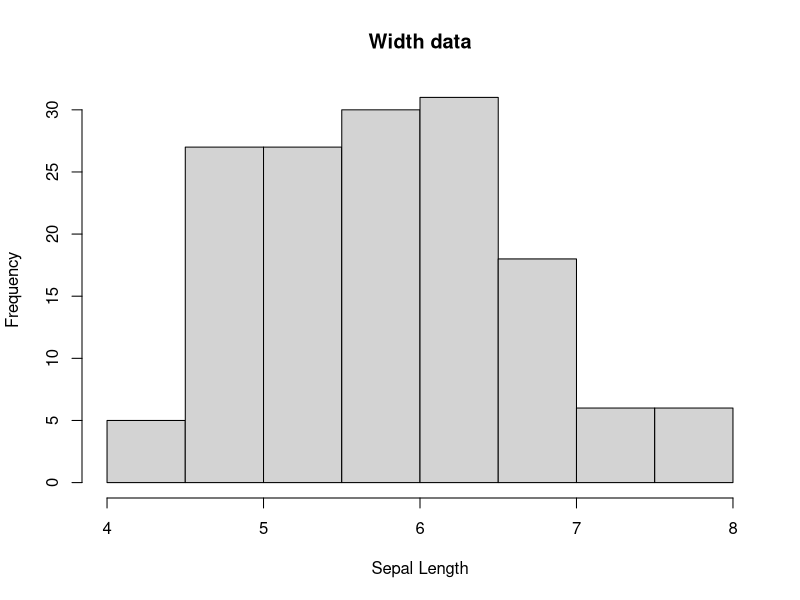
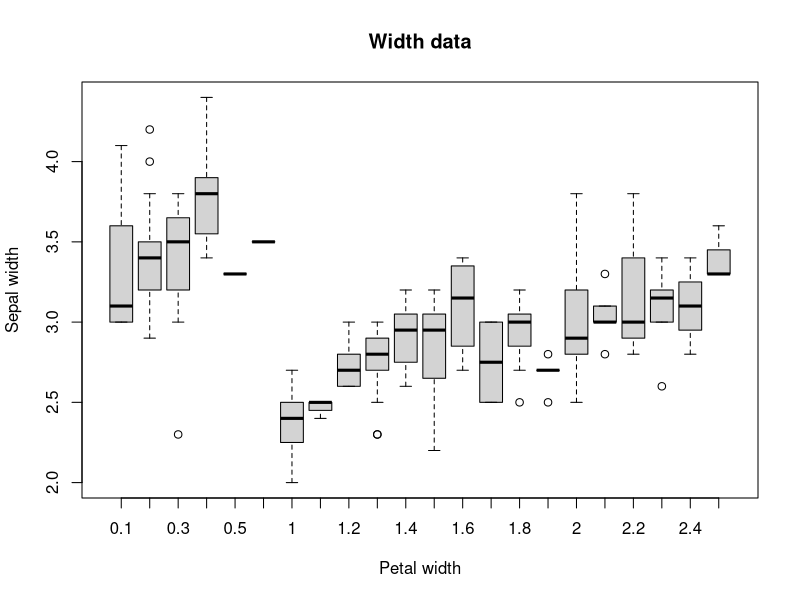
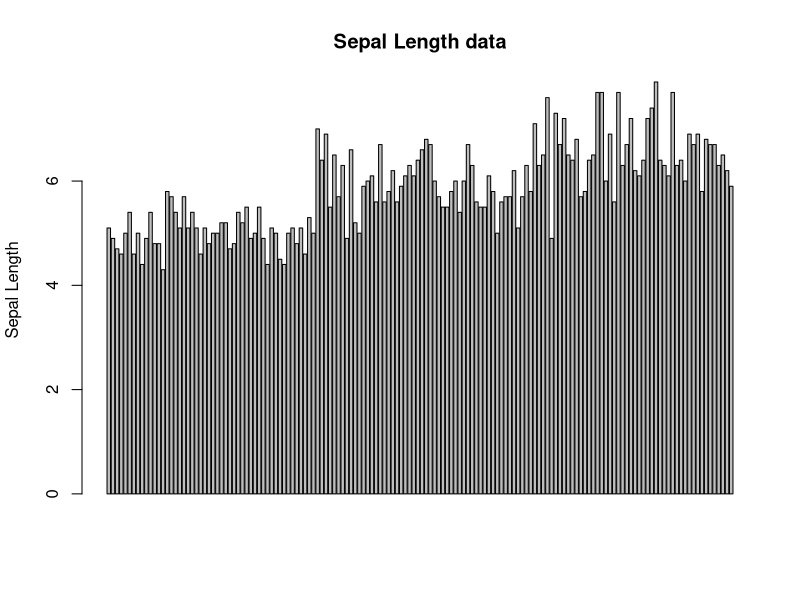
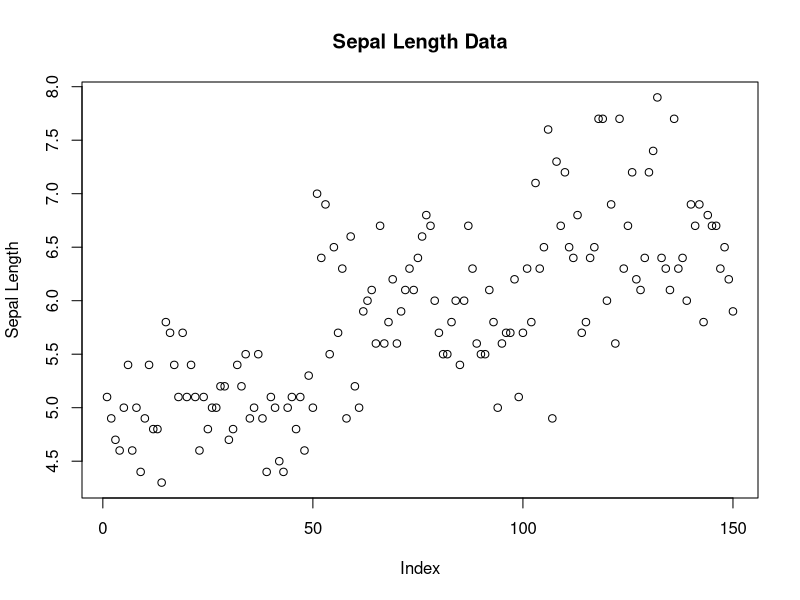

Recreate these plots in R, in order.

data(iris)
summary(iris)


# Histogram

hist(
	iris$Sepal.Length,
	xlab = "Sepal Length",
	ylab = "Frequency",
	main = "Width data"
)


# Boxplot

boxplot(
	Sepal.Width ~ Petal.Width,
	data = iris,
	xlab = "Petal width",
	ylab = "Sepal width",
	main = "Width data"
)


# Barplot

barplot(
	iris$Sepal.Length,
	ylab = "Sepal Length",
	main = "Sepal Length data"
)


# Scatter plot

plot(
	iris$Sepal.Length,
	xlab = "Index",
	ylab = "Sepal Length",
	main = "Sepal Length Data"
)
